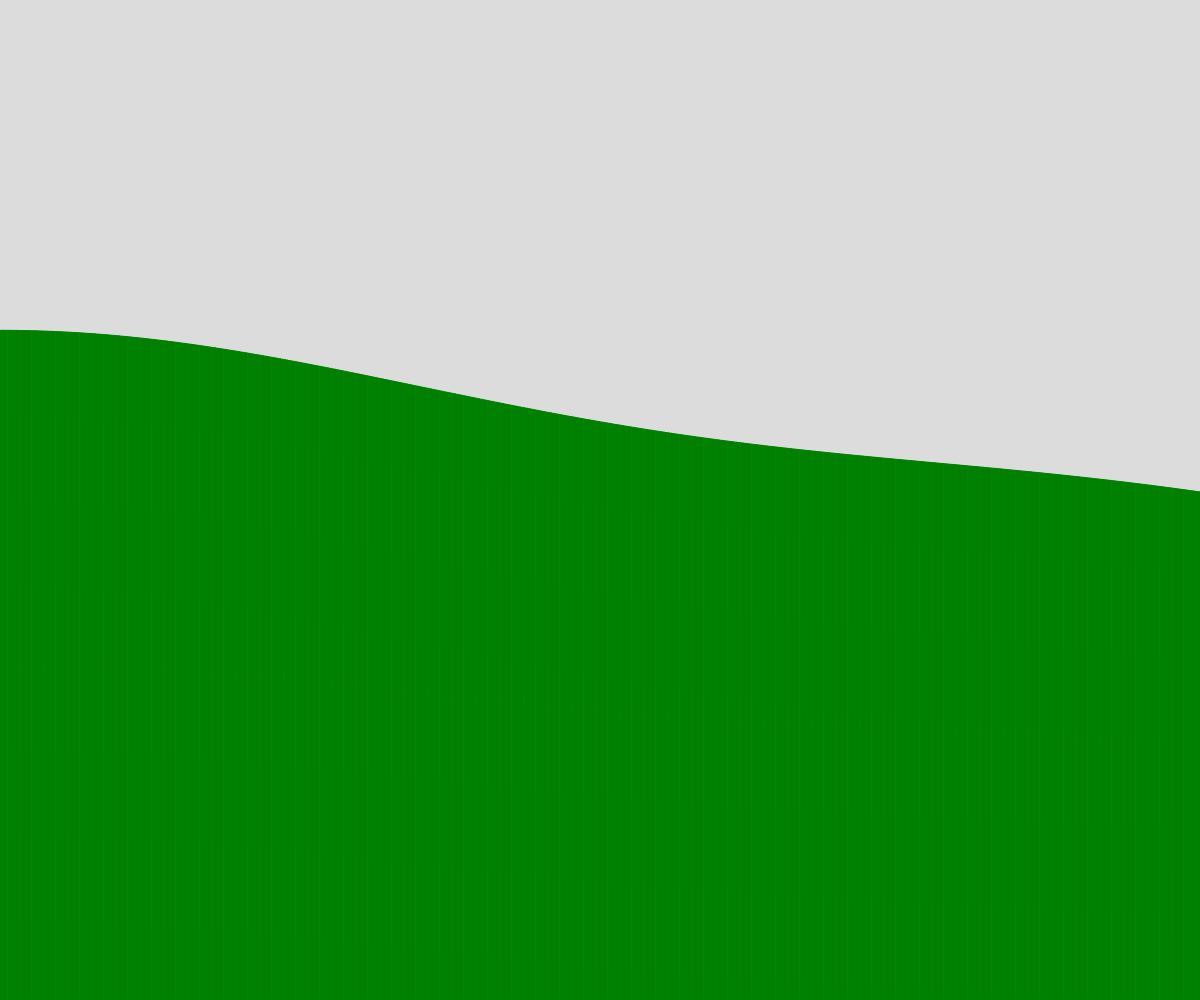
Frame 1 (no input)
Frame 60 (no input): identical to frame 1, image omitted
Frame 120 (the mouse pressed at the canvas centre since frame 60): identical to frame 1, image omitted

The p5.js sketch that drew this single still picture (run headless with seeded random() and noise() and a simulated clock; from frame 60 on, the mouse is pressed at the canvas centre):

// p5.js sketch
// ── sketch.js
// Project Title
// Your Name
// Date
//
// Extra for Experts:
// - describe what you did to take this project "above and beyond"


let terrain = [];
const NUMBER_OF_RECTS = 500;

function setup() {
  createCanvas(windowWidth, windowHeight);
  generateTerrain();
}

function draw() {
  background(220);
  fill("green");
  stroke("green");
  for (let theRect of terrain) {
    rect(theRect.x, theRect.y, theRect.w, theRect.h);
  }
}

function spawnRectangle(leftSide, rectWidth, rectHeight){
  let theRect = {
    x:leftSide,
    y: height - rectHeight,
    w: rectWidth,
    h: rectHeight,
  };
  return theRect;
}
function generateTerrain() {
  let theWidth = width/ NUMBER_OF_RECTS;
  let time = 0;
  let deltaTime = 0.0005;
  for(let i = 0; i < NUMBER_OF_RECTS; i++){
    let theHeight = noise(time) * height;
    let someRect = spawnRectangle(theWidth* i, theWidth, theHeight);
    terrain.push(someRect);
    time += deltaTime;
  }
}
